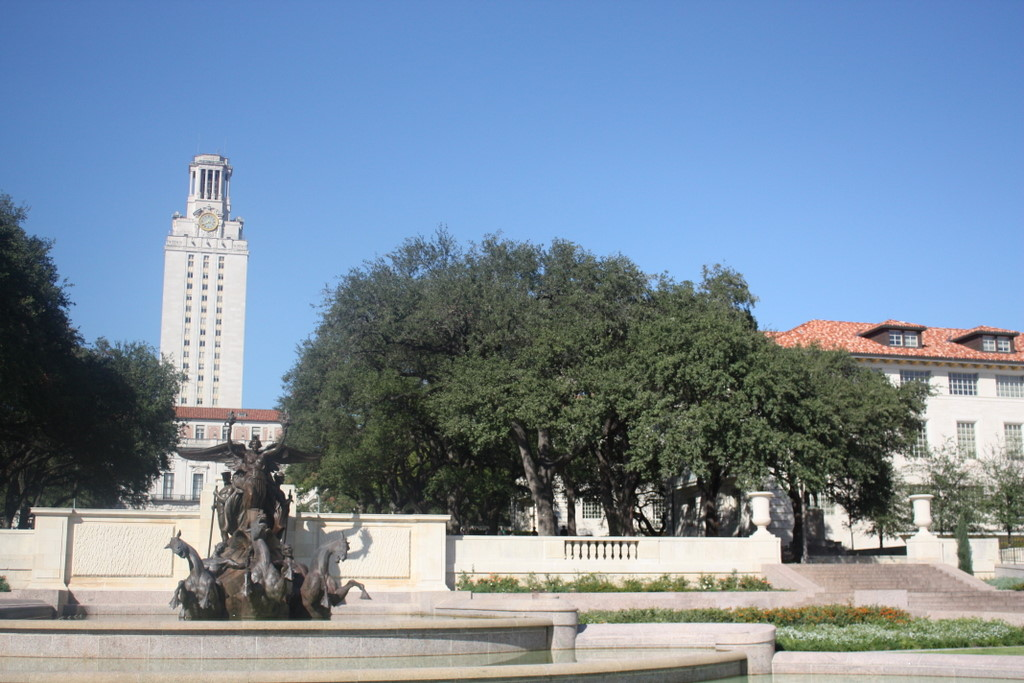
#> input picture hw3/data/uttower_left.jpg, 1024 x 683 px, found by its file name
$ python open_cv.py
#> lines starting #> are read from the running program, lines starting #| are printed output that depends on the picture
import cv2
import numpy as np

# Load the images
image1 = cv2.imread("/home/haohang/CS-558/hw3/data/uttower_left.jpg")
#> image1 is the input picture: shape (683, 1024, 3); mean B, G, R 159, 140, 121.7
image2 = cv2.imread("/home/haohang/CS-558/hw3/data/uttower_right.jpg")
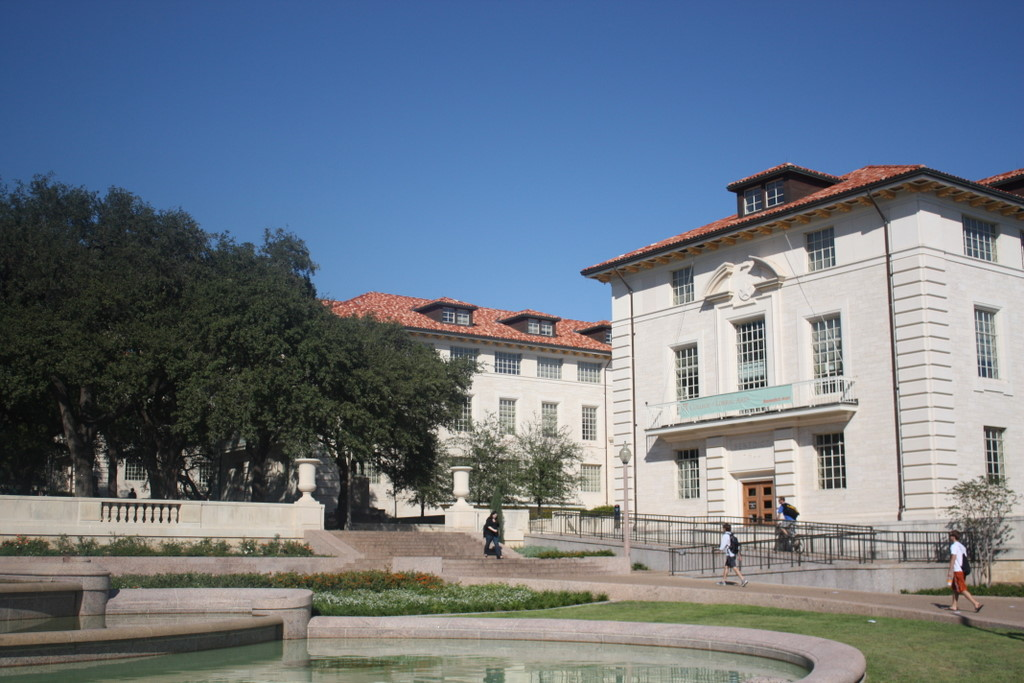
#> input picture hw3/data/uttower_right.jpg, 1024 x 683 px, found by its file name
#> image2 is the input picture: shape (683, 1024, 3); mean B, G, R 132, 118.9, 107.7
print(image1.shape)
#| (683, 1024, 3)

# Convert the images to grayscale
gray1 = cv2.cvtColor(image1, cv2.COLOR_BGR2GRAY)
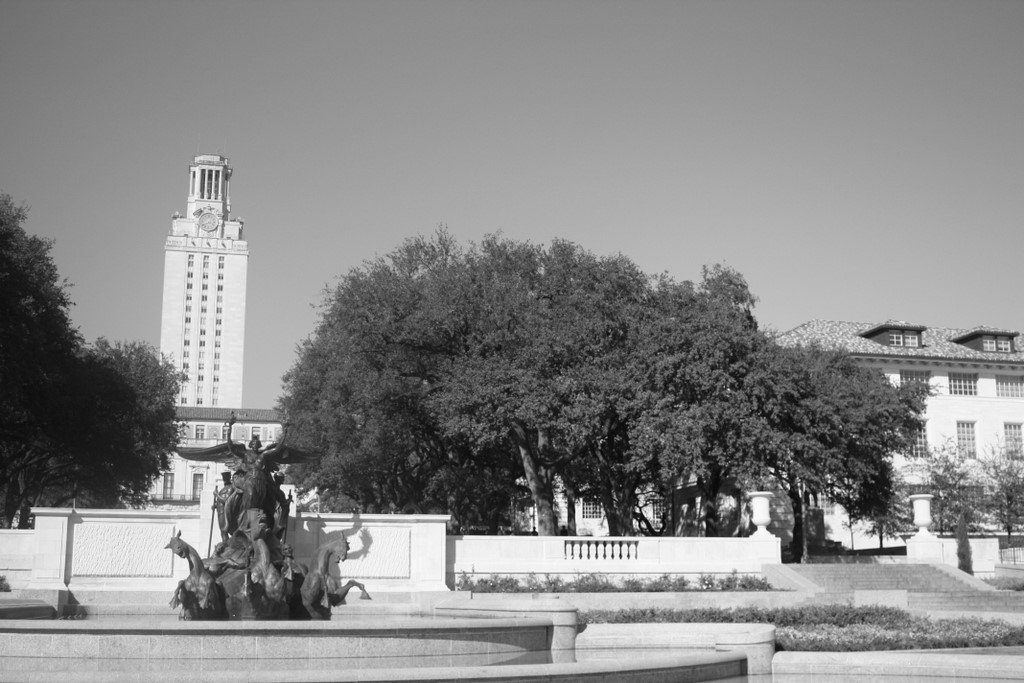
#> gray1: shape (683, 1024); min 2, max 255, mean 136.7
gray2 = cv2.cvtColor(image2, cv2.COLOR_BGR2GRAY)
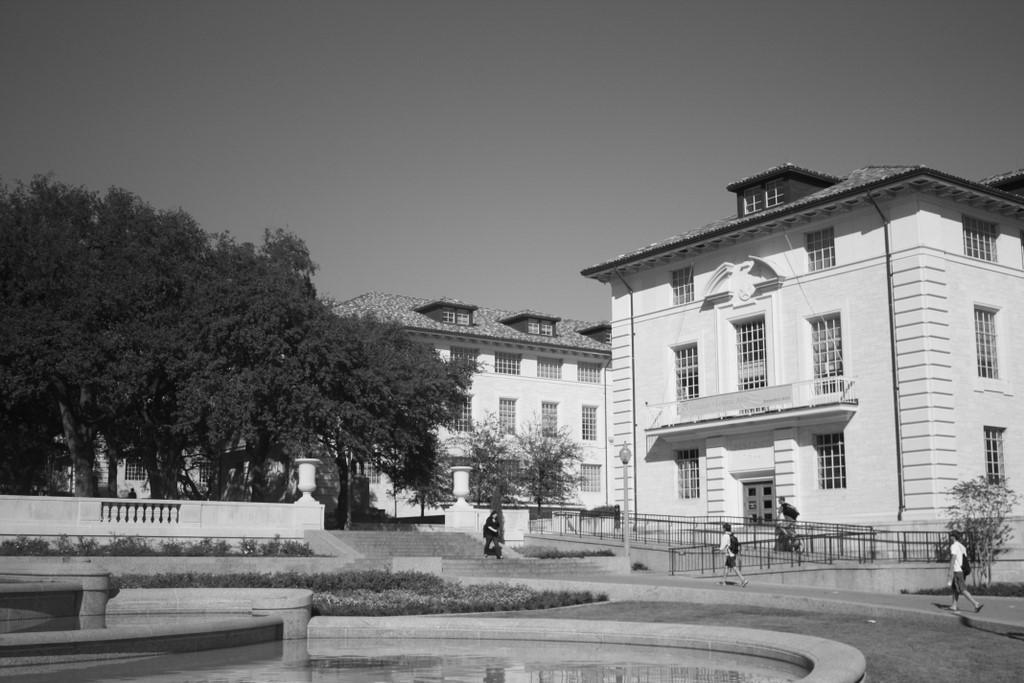
#> gray2: shape (683, 1024); min 3, max 253, mean 117

# Initialize the feature detector and extractor (e.g., SIFT)
sift = cv2.SIFT_create()

# Detect keypoints and compute descriptors for both images
keypoints1, descriptors1 = sift.detectAndCompute(gray1, None)
#> keypoints1 = 5314 keypoints; strongest (x, y, size): (620, 556, 2.4), (612, 556, 2.2), (698, 499, 3.5), (534, 528, 1.9)
keypoints2, descriptors2 = sift.detectAndCompute(gray2, None)
#> keypoints2 = 4195 keypoints; strongest (x, y, size): (958, 550, 9.6), (490, 527, 2), (376, 451, 1.8), (440, 520, 6.8)

# Initialize the feature matcher using brute-force matching
bf = cv2.BFMatcher(cv2.NORM_L2, crossCheck=True)

# Match the descriptors using brute-force matching
matches = bf.match(descriptors1, descriptors2)
#> matches = 1800 matches

# Extract the matched keypoints
src_points = np.float32([keypoints1[m.queryIdx].pt for m in matches]).reshape(-1, 1, 2)
#> src_points = 1800 rows, first 8: [5.56, 489.9], [6.72, 588.9], [8.07, 593], [9.32, 590.6], [10.2, 207.3], [31.15, 525.9], [32.88, 528], [32.88, 528]
dst_points = np.float32([keypoints2[m.trainIdx].pt for m in matches]).reshape(-1, 1, 2)
#> dst_points = 1800 rows, first 8: [195.2, 476], [559.5, 470.5], [855.9, 414.3], [731.5, 188.3], [465.3, 410.9], [840.9, 483.4], [594.1, 408.4], [617.8, 506.5]

# Estimate the homography matrix using RANSAC
# homography, mask = cv2.findHomography(src_points, dst_points, cv2.RANSAC, 5.0)
homography, status = cv2.estimateAffinePartial2D(src_points, dst_points)
#> homography = [[0.982, -0.0522, -414.2], [0.0522, 0.982, -64.72]]; status = 1800 values, max 1 at index 637, min 0 at index 0, mean 0.286
print(homography)
#| [[ 9.82442040e-01 -5.22064072e-02 -4.14248909e+02]
#|  [ 5.22064072e-02  9.82442040e-01 -6.47190948e+01]]

result = cv2.warpAffine(image1, homography, (image2.shape[1], image2.shape[0]))
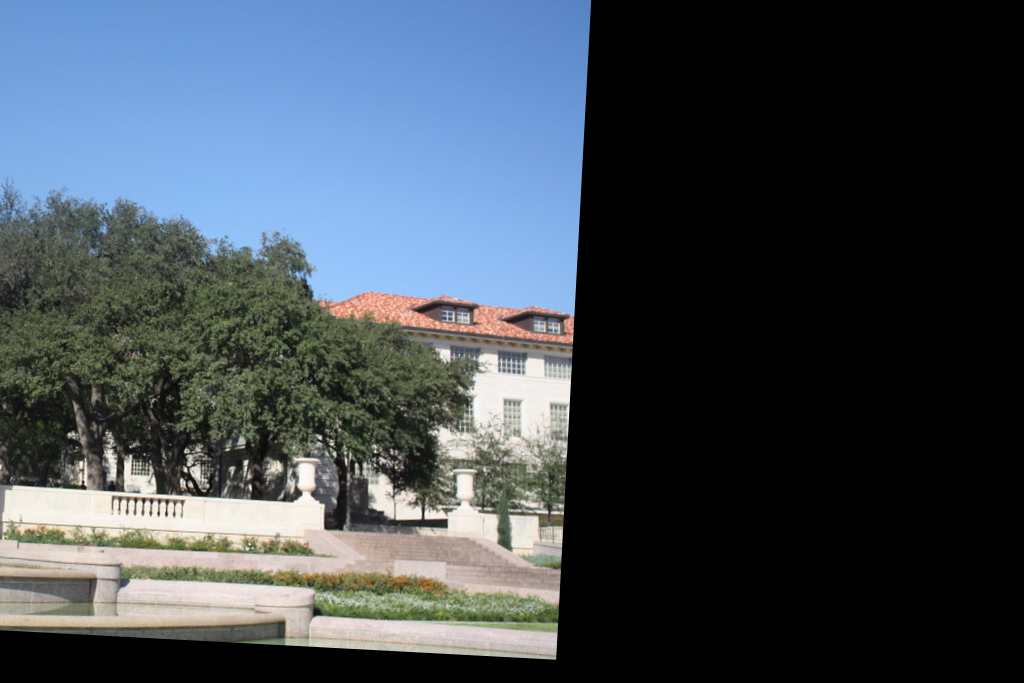
#> result: shape (683, 1024, 3); mean B, G, R 83.9, 75.1, 65.5
alpha = 0.5  # blending factor
blended_image = cv2.addWeighted(result, alpha, image2, 1 - alpha, 0)
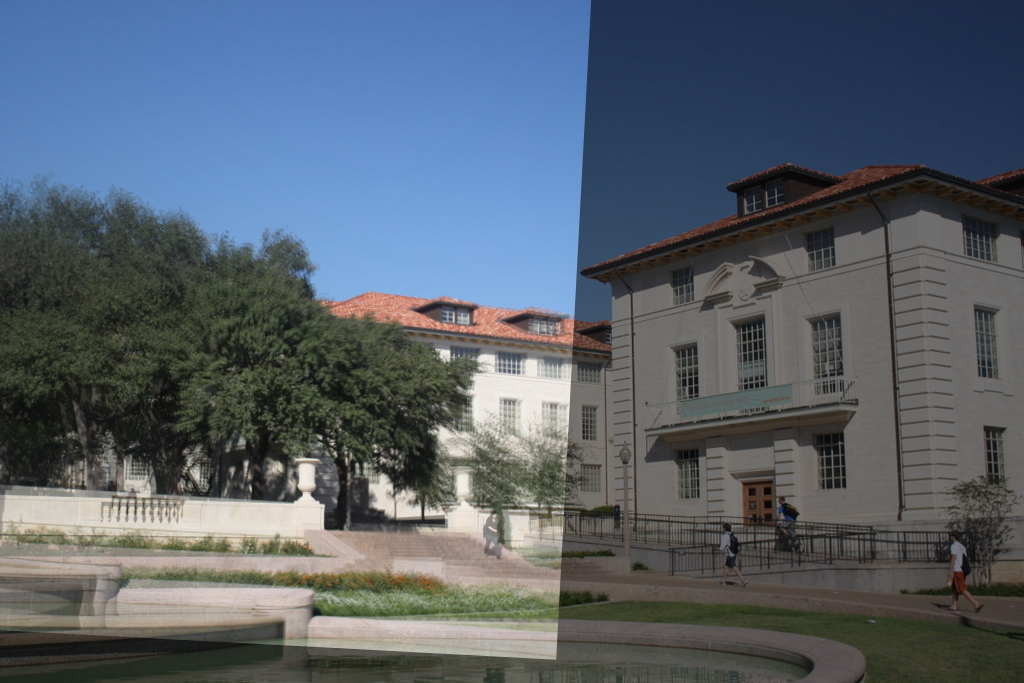
#> blended_image: shape (683, 1024, 3); mean B, G, R 108, 97, 86.6

cv2.imwrite("/home/haohang/CS-558/hw3/result.jpg", blended_image)
